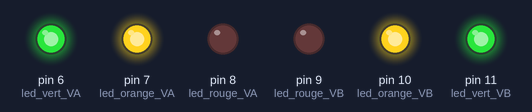
Bench run of a sketch on a simulated Arduino Uno, built with avr-gcc and run on an emulated ATmega328P. Parts: output pins drawn as LEDs (lit = HIGH).

Above: at 1.0 s.
At 4.5 s:
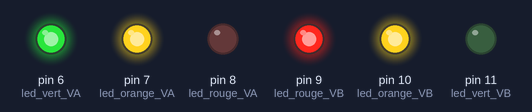
At 7.5 s:
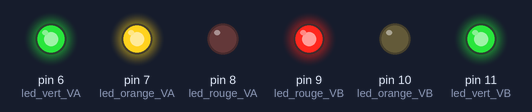
At 12.5 s:
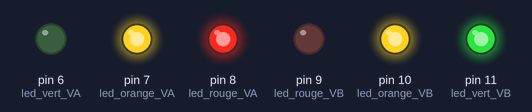
At 15.5 s:
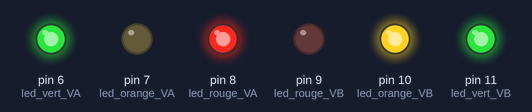
Timing chart, 0 to 23.4 s (numbered marks = the images above):
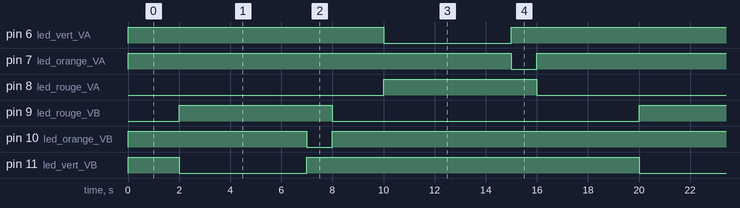

The sketch:

Feux_Tricolores_2022.ino
```cpp
/* Programme de feux tricolores
 Utiliser la maquette des feux tricolores
 avec une carte ARDUINO UNO
 Les feux rouge avec un interval de temps
 d'une durée de 2 secondes, feux oranges durée
 1 seconde et feux verts durée 5 secondes.
 L'utilisation de "const" devant "int" permet de ne
 pas consommer de mémoire système
 AC@NDS2022
 */
const int led_rouge_VA=8;
const int led_orange_VA=7;
const int led_vert_VA=6;
const int led_rouge_VB=9;
const int led_orange_VB=10;
const int led_vert_VB=11;

void setup() {
Serial.begin(9600);
pinMode(led_rouge_VA,OUTPUT);
pinMode(led_orange_VA,OUTPUT);
pinMode(led_vert_VA,OUTPUT);
pinMode(led_rouge_VB,OUTPUT);
pinMode(led_orange_VB,OUTPUT);
pinMode(led_vert_VB,OUTPUT);
digitalWrite(led_rouge_VA,HIGH);
digitalWrite(led_orange_VA,HIGH);
digitalWrite(led_vert_VA,HIGH);
digitalWrite(led_rouge_VB,HIGH);
digitalWrite(led_orange_VB,HIGH);
digitalWrite(led_vert_VB,HIGH);
}

void loop() {
digitalWrite(led_rouge_VA,LOW);
digitalWrite(led_rouge_VB,LOW);
delay(2000);
 digitalWrite(led_rouge_VB,HIGH);
 digitalWrite(led_vert_VB,LOW);
 delay(5000);
digitalWrite(led_orange_VB,LOW);
digitalWrite(led_vert_VB,HIGH);
delay(1000);
 digitalWrite(led_orange_VB,HIGH);
 digitalWrite(led_rouge_VB,LOW);
 delay(2000);
digitalWrite(led_rouge_VA,HIGH);
digitalWrite(led_vert_VA,LOW);
delay(5000);
 digitalWrite(led_orange_VA,LOW);
 digitalWrite(led_vert_VA,HIGH);
 delay(1000);
digitalWrite(led_orange_VA,HIGH);
digitalWrite(led_rouge_VA,LOW);
delay(2000);
}
```

Measured:
- by itself, pin 6 (led_vert_VA), pin 11 (led_vert_VB): alternates HIGH for 13.0 s and LOW for 5.0 s
- by itself, pin 7 (led_orange_VA), pin 10 (led_orange_VB): alternates HIGH for 17.0 s and LOW for 1.0 s
- by itself, pin 8 (led_rouge_VA), pin 9 (led_rouge_VB): alternates HIGH for 6.0 s and LOW for 12.0 s
